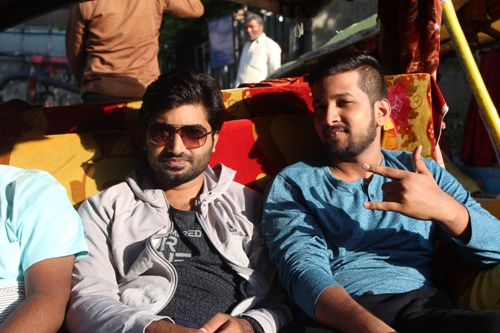
#> input picture images/img1.JPG, 500 x 333 px
$ python histogram.py --image ../images/img1.JPG
#> lines starting #> are read from the running program, lines starting #| are printed output that depends on the picture
# import the necessary packages
from matplotlib import pyplot as plt
import argparse
import cv2

# construct the argument parser and parse the arguments
ap = argparse.ArgumentParser()
ap.add_argument("-i", "--image", required=True, help="Path to the image")
args = vars(ap.parse_args())

# load the image, convert it to grayscale
image = cv2.imread(args["image"])
#> image is the input picture: shape (333, 500, 3); mean B, G, R 78.5, 86.1, 102.3
image = cv2.cvtColor(image, cv2.COLOR_BGR2GRAY)
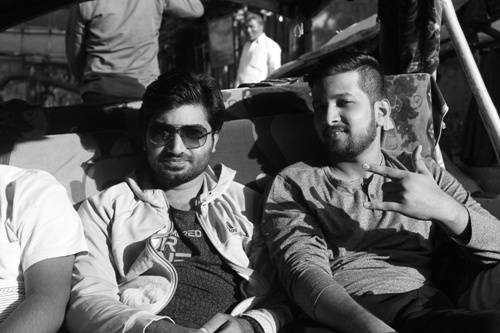
#> image: shape (333, 500); min 1, max 255, mean 90.1

#construct a grayscale histogram

hist=cv2.calcHist([image],[0],None,[256],[0,256])
#> hist = 256 values, max 2927 at index 14, min 0 at index 0, mean 650.4

#matplotlib excepts RGB images so convert and then display the image

plt.figure()
plt.axis("off")

plt.imshow(cv2.cvtColor(image,cv2.COLOR_GRAY2RGB))

#plot the histogram

plt.figure()
plt.title("Grayscale histogram")
plt.xlabel("Bins")
plt.ylabel("# of pixels")
plt.plot(hist)
plt.xlim([0,256])
plt.show()
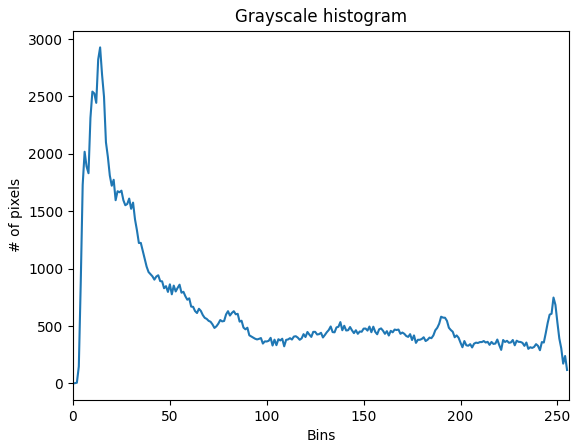
#> figure drawn by matplotlib, 1 panel; curve peaks at x = 14, y = 2927
cv2.waitKey(0)


cv2.destroyAllWindows()
# normalize the histogram
hist /= hist.sum()
#> hist = 256 values, max 0.0176 at index 14, min 0 at index 0, mean 0.00391

# plot the normalized histogram
plt.figure()
plt.title("Grayscale Histogram (Normalized)")
plt.xlabel("Bins")
plt.ylabel("% of Pixels")
plt.plot(hist)
plt.xlim([0, 256])
plt.show()
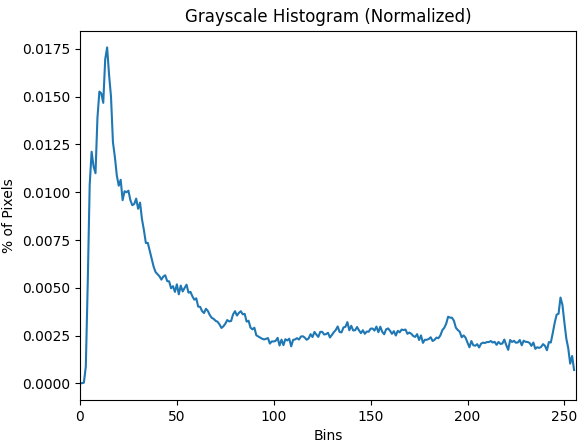
#> figure drawn by matplotlib, 1 panel; curve peaks at x = 14, y = 0.0176

$ run again, on images/rooster.jpg
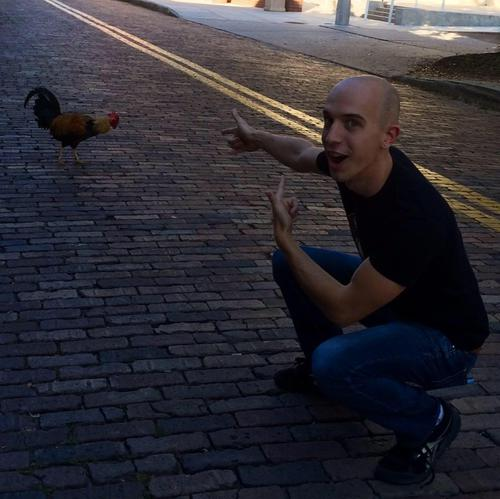
#> input picture images/rooster.jpg, 500 x 499 px
#> image is the input picture: shape (499, 500, 3); mean B, G, R 52.8, 45.3, 47.5
#> `image = cv2.cvtColor(image, cv2.COLOR_BGR2GRAY)`:
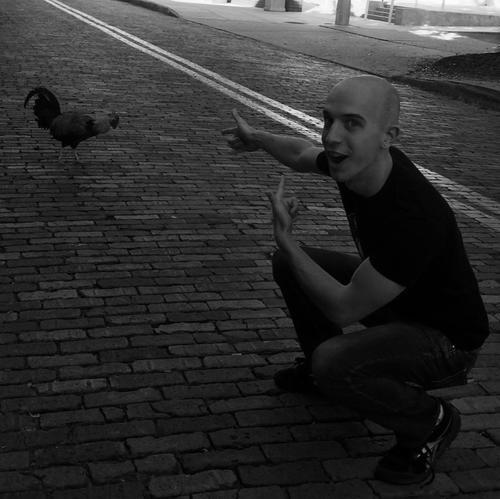
#> image: shape (499, 500); min 0, max 253, mean 46.8
#> `hist=cv2.calcHist([image],[0],None,[256],[0,256])`: hist = 256 values, max 6078 at index 2, min 0 at index 254, mean 974.6
#> `hist /= hist.sum()`: hist = 256 values, max 0.0244 at index 2, min 0 at index 254, mean 0.00391
#> `plt.show()`:
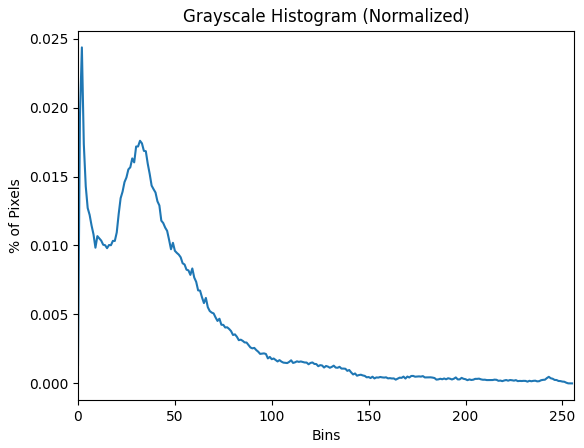
#> figure drawn by matplotlib, 1 panel; curve peaks at x = 2, y = 0.0244

$ run again, on images/beach.png
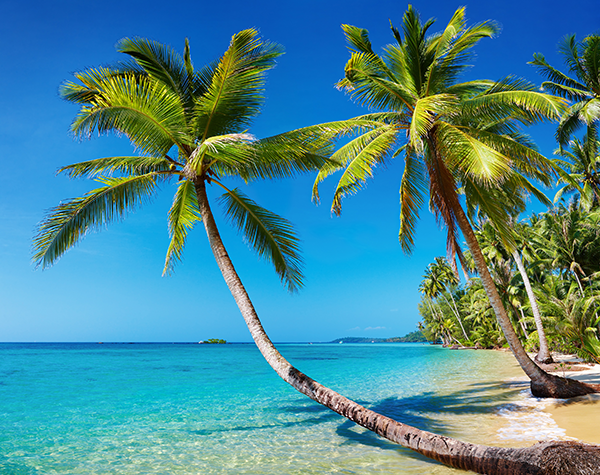
#> input picture images/beach.png, 600 x 475 px
#> image is the input picture: shape (475, 600, 3); mean B, G, R 148.4, 136.5, 73.3
#> `image = cv2.cvtColor(image, cv2.COLOR_BGR2GRAY)`:
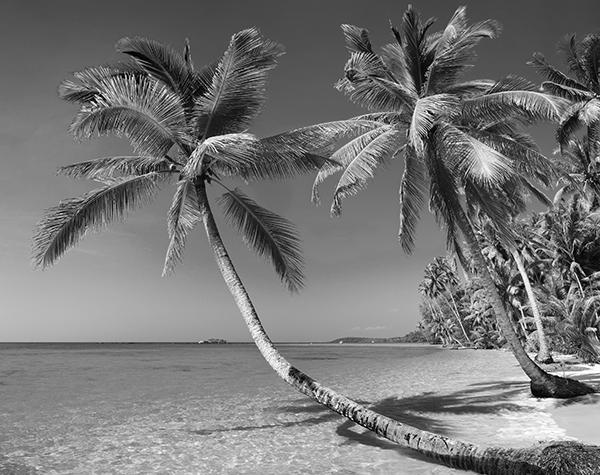
#> image: shape (475, 600); min 0, max 255, mean 118.9
#> `hist=cv2.calcHist([image],[0],None,[256],[0,256])`: hist = 256 values, max 3566 at index 130, min 28 at index 253, mean 1113.3
#> `hist /= hist.sum()`: hist = 256 values, max 0.0125 at index 130, min 9.82e-05 at index 253, mean 0.00391
#> `plt.show()`:
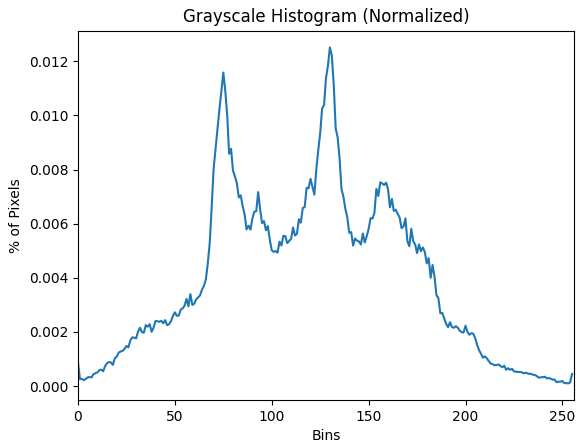
#> figure drawn by matplotlib, 1 panel; curve peaks at x = 130, y = 0.0125
